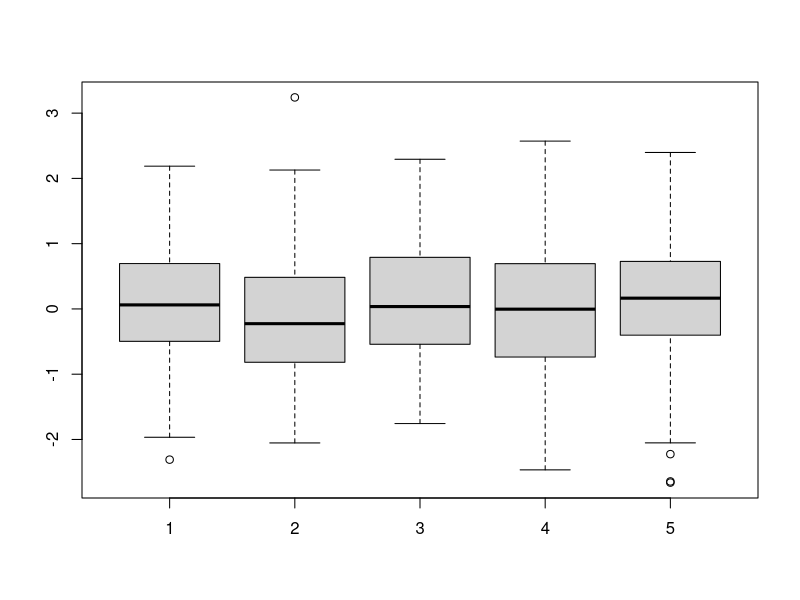
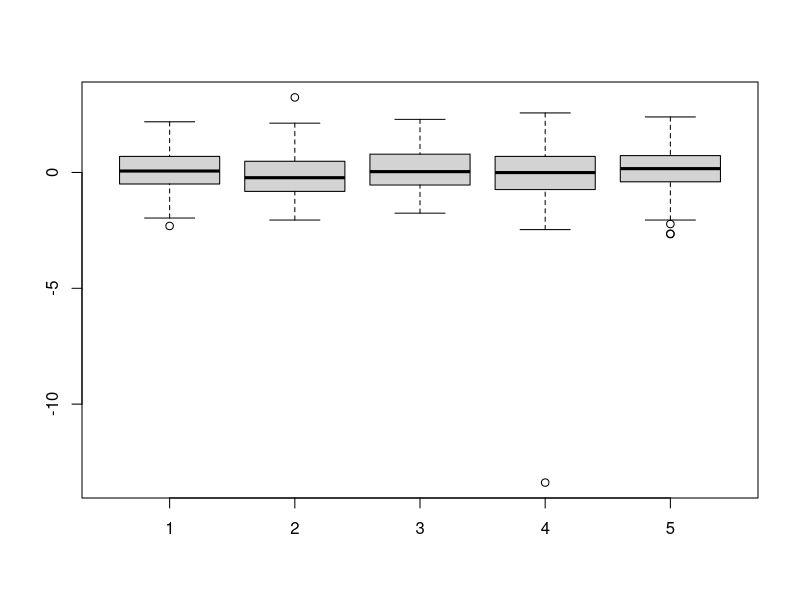
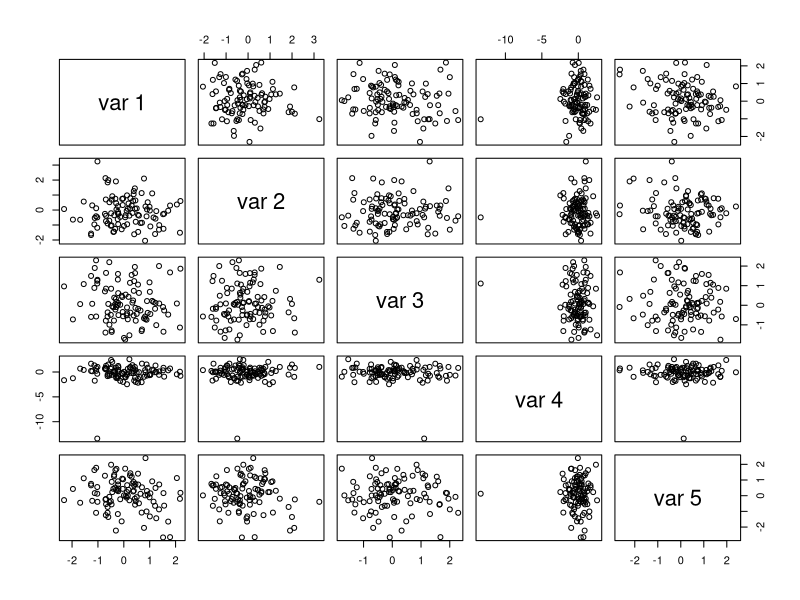

Recreate these plots in R, in order.
## ---- chunk 1
#-------------------------------------------------------#
#  Simulaci?n                                           #
# ------------------------------------------------------#

set.seed(123)
dat <- matrix(rnorm(5*100),100,5)
summary(dat)
boxplot(dat)
#pairs(dat) 

## ---- chunk 2
# (introducimos un outlier)
dat[23,4] <- dat[23,4] * 10
summary(dat)
boxplot(dat)
pairs(dat)

which.min(dat[,4])

## ---- chunk 3

Bank <- read.delim("BwBankTab.dat" )
head(Bank)

## ---- chunk 4
Bank$GENDER <- as.factor(Bank$GENDER); levels(Bank$GENDER)<- c("Hombre","Mujer",NA)
Bank$MINORITY <- as.factor(Bank$MINORITY); levels(Bank$MINORITY)<- c("Blanco","No blanco",NA)
Bank$JOBCAT <- as.factor(Bank$JOBCAT)
levels(Bank$JOBCAT)<- c(NA, "Oficinista", "Asistente", "Seguridad", 
                        "Acad?mico", "Empleado", "Ejecutivo", "T?cnico" )
## ---- chunk 5
Bank$SALBEG[Bank$SALBEG == 0] <- NA
Bank$JOBTIME[Bank$JOBTIME == 0] <- NA
Bank$AGE[Bank$AGE == 0] <- NA
Bank$SALNOW[Bank$SALNOW == 0] <- NA
Bank$EDLEVEL[Bank$EDLEVEL == 0] <- NA
Bank$WORKEXP[Bank$WORKEXP == 0] <- NA

summary(Bank)
Bank <- na.omit(Bank)

## ---- chunk 6
# Cuando sobrebapa en 1.5 el rango intercuartilo de la caja
# Box Plots
#------------

library(dplyr)  # me permite seleccionar datos

library(ggplot2) # construir graficos mas vistosas

# No me interesa saber que observacion es un outlier, lo que me interesa 
# el nombre o identificacion del trabajador, es lo que hace esta funcion
is_outlier <- function(x) {
  return(x < quantile(x, 0.25) - 1.5 * IQR(x) | x > quantile(x, 0.75) + 1.5 * IQR(x))
}

## ---- chunk 7
p1 <- Bank %>%
  mutate(outlier = ifelse(is_outlier(SALBEG), ID, as.numeric(NA))) %>%
  ggplot(., aes(x = 1, y = SALBEG)) +
  geom_boxplot(fill="lightblue") +
  geom_text(aes(label = outlier), na.rm = TRUE, hjust = -0.3) +
  theme_bw()



